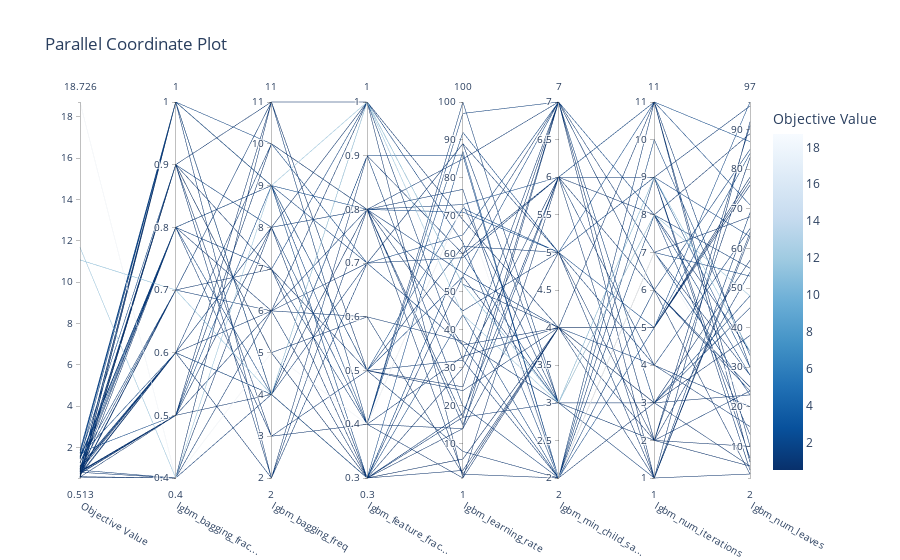

Notebook source saved alongside this figure:
### Code cell
model.plot_opt_params_parallel_coordinate()

### Figure 1 — Plotly figure (JSON) as saved in the notebook; plotly's stock layout.template omitted (floating-point values rounded to 4 significant figures; data arrays with more than 128 entries replaced by an {"elided": "..."} marker saying what was removed)
{"data": [{"dimensions": [{"label": "Objective Value", "range": [0.5134, 18.73], "values": {"elided": "252 float values"}}, {"label": "lgbm_bagging_frac...", "range": [0.4, 1], "values": {"elided": "252 float values"}}, {"label": "lgbm_bagging_freq", "range": [2, 11], "values": [9, 7, 4, 6, 8, 5, 9, 9, 4, 8, 9, 8, 4, 8, 11, 10, 6, 10, 8, 7, 6, 9, 2, 8, 10, 11, 6, 4, 9, 4, 10, 9, 4, 4, 2, 6, 4, 4, 9, 11, 7, 11, 4, 9, 11, 5, 2, 4, 3, 8, 5, 5, 3, 7]}, {"label": "lgbm_feature_frac...", "range": [0.3, 1], "values": [0.5, 0.5, 0.3, 0.7, 0.8, 0.4, 0.3, 1, 0.8, 0.3, 0.5, 0.8, 0.3, 1, 0.4, 0.8, 0.6, 0.7, 0.4, 1, 0.8, 0.8, 0.8, 0.4, 0.8, 0.4, 1, 0.8, 0.3, 0.3, 0.8, 0.4, 0.7, 1, 0.7, 0.3, 1, 0.9, 0.7, 0.5, 0.4, 0.5, 0.9, 0.5, 1, 0.3, 0.9, 0.3, 0.5, 0.3, 0.6, 0.3, 0.4, 0.3]}, {"label": "lgbm_learning_rate", "range": [1, 100], "values": {"elided": "252 int values"}}, {"label": "lgbm_min_child_sa...", "range": [2, 7], "values": {"elided": "252 int values"}}, {"label": "lgbm_num_iterations", "range": [1, 11], "values": {"elided": "252 int values"}}, {"label": "lgbm_num_leaves", "range": [2, 97], "values": {"elided": "252 int values"}}], "labelangle": 30, "labelside": "bottom", "line": {"color": {"elided": "252 float values"}, "colorbar": {"title": {"text": "Objective Value"}}, "colorscale": [[0, "rgb(247,251,255)"], [0.125, "rgb(222,235,247)"], [0.25, "rgb(198,219,239)"], [0.375, "rgb(158,202,225)"], [0.5, "rgb(107,174,214)"], [0.625, "rgb(66,146,198)"], [0.75, "rgb(33,113,181)"], [0.875, "rgb(8,81,156)"], [1, "rgb(8,48,107)"]], "reversescale": true, "showscale": true}, "type": "parcoords"}], "layout": {"title": {"text": "Parallel Coordinate Plot"}}}
